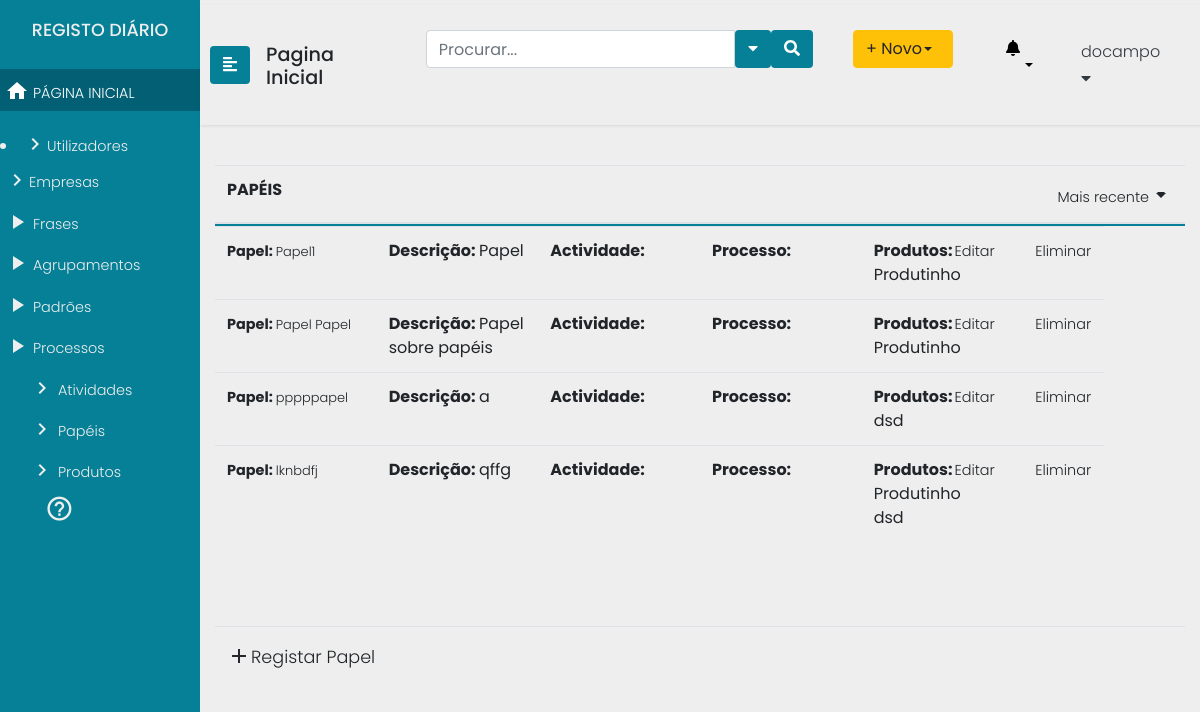
The app's page /papeis (signed in), older data.
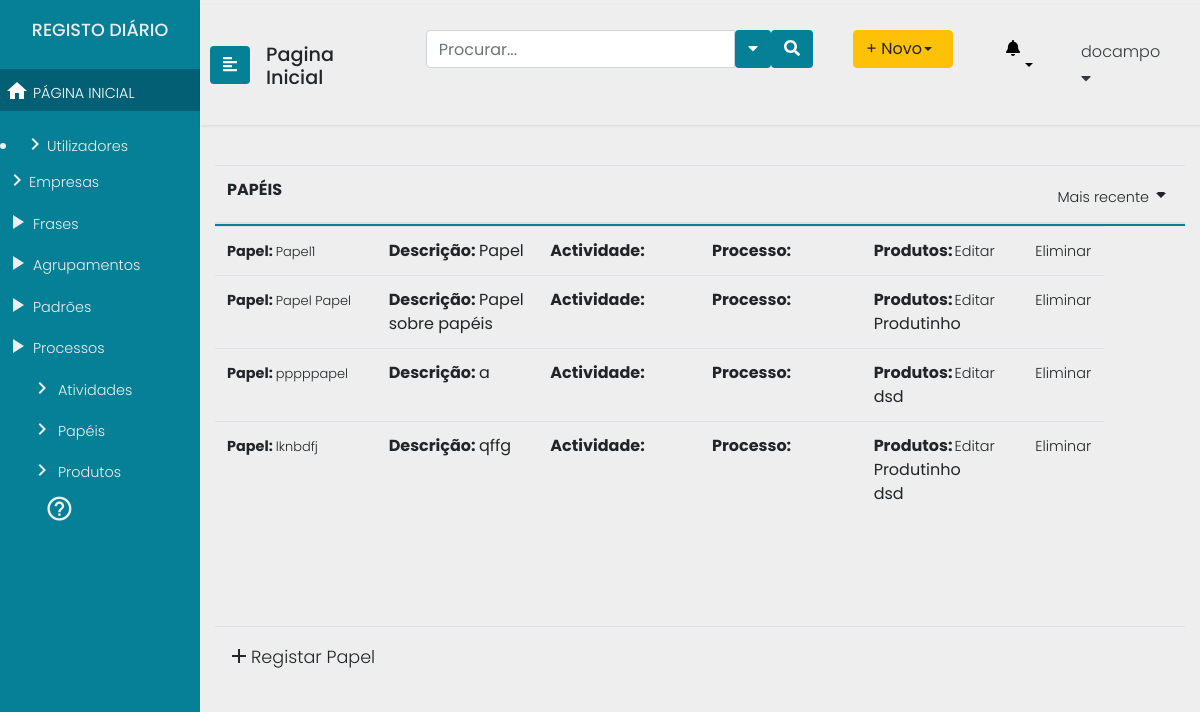
The same page, newer data.
### processes/models.py (models this page shows, shortened)
class Role(models.Model):
    role_name = models.CharField(max_length=200)
    description = models.TextField(max_length=200)
    product = models.ManyToManyField('Product', blank=True)

class Product(models.Model):
    product_name = models.CharField(max_length=200)
    product_type = models.CharField(max_length=1)
    product_format = models.CharField(max_length=200)
    activity = models.ManyToManyField(Activity, blank=True)
    def __str__(self):
        return self.product_name

### processes/views.py (the view)
# urls.py: path("papeis", views.papeis, name="papeis"),
@login_required(login_url='/login2')
def papeis(request):
	return render(request=request,
				  template_name="processes/papeis.html",
				   context={"procs": Process.objects.all(), "acts": Activity.objects.all(),
				   			"roles": Role.objects.all()	, "users" : User.objects.all(),
							  "prods" : Product.objects.all(),
				   }
				   )

### templates/processes/papeis.html (shortened to what this page needs)
{% extends "processes/header2.html" %}
				{% block content %}
				{% if perms.Users.test_GProc or  perms.Users.test_Analist %}
				{% include "processes/includes/sidenav.html" %}
				<div class="container">
					<table class="table table-hover header-fixed">
						<thead>
							<tr class="d-flex">
								<th class="col-9">PAPÉIS</th>
								<th class="col-3 text-right">
									<a class="dropdown-toggle" id="sidebarCollapse" data-toggle="dropdown" href="#" role="button" aria-haspopup="true" aria-expanded="false"><span>Mais recente</span><i class="material-icons">arrow_drop_down</i></a>
								</th>
							</tr>
						</thead>
						<tbody>
								{% for role in roles %}
								<tr class="d-flex">
										<td class="col-2"><span><b>Papel: </b><a href="/papeis/RoleDetail/{{role.id}}">{{role.role_name}} </a></span></td>
										<td class="col-2"><b>Descrição: </b>{{role.description}}</span></td>
										<td class="col-2"><b>Actividade: </b>{{role.activity}}</span></td>
										<td class="col-2"><b>Processo: </b> {{role.activity.process}}</td>
										<td class="col-1"><b>Produtos: </b>
										{% for prod in role.product.all %}
										 <br>{{prod}}
										{% endfor %}</td>
										<td class="col-1"><b><a href="/papeis/RoleUpdate/{{role.id}} ">Editar</a></span></td>
										<td class="col-1"><b><a href="/papeis/RoleDelete/{{role.id}} ">Eliminar</a></span></td>
									</tr>
									{% endfor %}
						</tbody>
						<tfoot>
							<tr class="d-flex">
								<td class="col-9"><b><a href="/papeis/RoleCreate" class="novo"><i class="material-icons">add</i>Registar Papel</a></b></td>
								<td class="col-3 text-right"></td>
							</tr>
						</tfoot>
					</table>
            </div>
		</div>
		{% endif %}
		{% endblock %}

Row changes from the older to the newer data that the page shows:
changed Role "Papel": loses Product (product_name "Produtinho")
